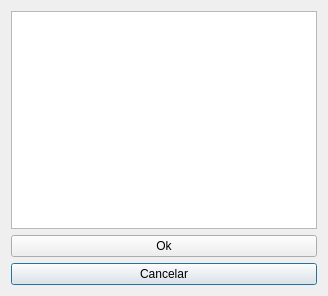
<?xml version="1.0" encoding="UTF-8"?>
<ui version="4.0">
 <class>Dialog</class>
 <widget class="QDialog" name="Dialog">
  <property name="geometry">
   <rect>
    <x>0</x>
    <y>0</y>
    <width>328</width>
    <height>296</height>
   </rect>
  </property>
  <property name="windowTitle">
   <string>Dialog</string>
  </property>
  <layout class="QHBoxLayout" name="horizontalLayout">
   <item>
    <layout class="QGridLayout" name="gridLayout">
     <item row="0" column="0">
      <widget class="QListWidget" name="listWidget"/>
     </item>
     <item row="3" column="0">
      <widget class="QPushButton" name="pushButton_2">
       <property name="text">
        <string>Cancelar</string>
       </property>
      </widget>
     </item>
     <item row="2" column="0">
      <widget class="QPushButton" name="pushButton">
       <property name="text">
        <string>Ok</string>
       </property>
      </widget>
     </item>
    </layout>
   </item>
  </layout>
 </widget>
 <resources/>
 <connections/>
</ui>
